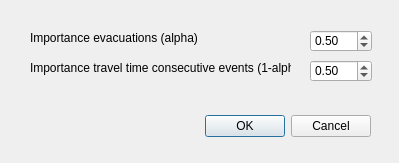
<?xml version="1.0" encoding="UTF-8"?>
<ui version="4.0">
 <class>dialog_start_algorithm</class>
 <widget class="QDialog" name="dialog_start_algorithm">
  <property name="geometry">
   <rect>
    <x>0</x>
    <y>0</y>
    <width>399</width>
    <height>163</height>
   </rect>
  </property>
  <property name="windowTitle">
   <string>Dialog</string>
  </property>
  <widget class="QDialogButtonBox" name="buttonBox">
   <property name="geometry">
    <rect>
     <x>30</x>
     <y>110</y>
     <width>341</width>
     <height>32</height>
    </rect>
   </property>
   <property name="orientation">
    <enum>Qt::Horizontal</enum>
   </property>
   <property name="standardButtons">
    <set>QDialogButtonBox::Cancel|QDialogButtonBox::Ok</set>
   </property>
  </widget>
  <widget class="QDoubleSpinBox" name="doubleSpinBox_alpha">
   <property name="geometry">
    <rect>
     <x>310</x>
     <y>30</y>
     <width>62</width>
     <height>22</height>
    </rect>
   </property>
   <property name="maximum">
    <double>1.000000000000000</double>
   </property>
   <property name="singleStep">
    <double>0.100000000000000</double>
   </property>
   <property name="value">
    <double>0.500000000000000</double>
   </property>
  </widget>
  <widget class="QDoubleSpinBox" name="doubleSpinBox_oneminusalpha">
   <property name="geometry">
    <rect>
     <x>310</x>
     <y>60</y>
     <width>62</width>
     <height>22</height>
    </rect>
   </property>
   <property name="maximum">
    <double>1.000000000000000</double>
   </property>
   <property name="singleStep">
    <double>0.100000000000000</double>
   </property>
   <property name="value">
    <double>0.500000000000000</double>
   </property>
  </widget>
  <widget class="QLabel" name="label_3">
   <property name="geometry">
    <rect>
     <x>30</x>
     <y>60</y>
     <width>261</width>
     <height>16</height>
    </rect>
   </property>
   <property name="text">
    <string>Importance travel time consecutive events (1-alpha)</string>
   </property>
   <property name="buddy">
    <cstring>doubleSpinBox_oneminusalpha</cstring>
   </property>
  </widget>
  <widget class="QLabel" name="label_2">
   <property name="geometry">
    <rect>
     <x>30</x>
     <y>30</y>
     <width>221</width>
     <height>16</height>
    </rect>
   </property>
   <property name="text">
    <string>Importance evacuations (alpha)</string>
   </property>
   <property name="buddy">
    <cstring>doubleSpinBox_alpha</cstring>
   </property>
  </widget>
 </widget>
 <resources/>
 <connections>
  <connection>
   <sender>buttonBox</sender>
   <signal>accepted()</signal>
   <receiver>dialog_start_algorithm</receiver>
   <slot>accept()</slot>
   <hints>
    <hint type="sourcelabel">
     <x>248</x>
     <y>254</y>
    </hint>
    <hint type="destinationlabel">
     <x>157</x>
     <y>274</y>
    </hint>
   </hints>
  </connection>
  <connection>
   <sender>buttonBox</sender>
   <signal>rejected()</signal>
   <receiver>dialog_start_algorithm</receiver>
   <slot>reject()</slot>
   <hints>
    <hint type="sourcelabel">
     <x>316</x>
     <y>260</y>
    </hint>
    <hint type="destinationlabel">
     <x>286</x>
     <y>274</y>
    </hint>
   </hints>
  </connection>
 </connections>
</ui>
